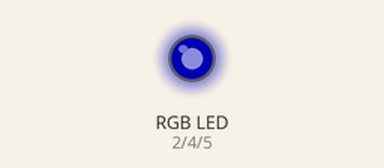
A sketch run on a simulated Arduino Uno, built with avr-gcc and run on an emulated ATmega328P. Parts: an RGB LED mixed from three pins (HIGH = lit). Dim RGB values are drawn brighter than linear.

Above: at 0.05 s.
At 1.25 s:
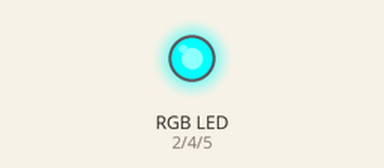
At 2.5 s:
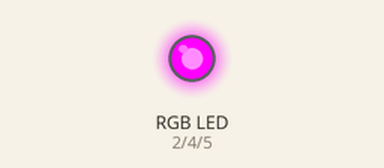
At 3.75 s:
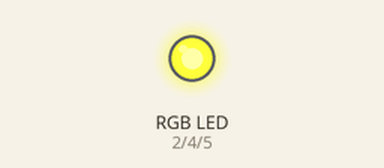
At 5.0 s:
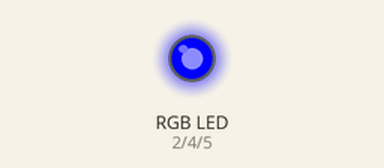
Timing chart, 0 to 6.5 s (numbered marks = the images above):
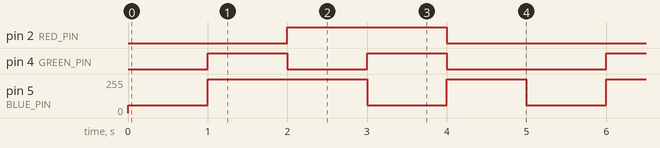

The sketch:

sketch_nov18a_LED.ino
```cpp
#define RED_PIN 2
#define GREEN_PIN 4
#define BLUE_PIN 5

void setup() {
  pinMode(RED_PIN, OUTPUT);
  pinMode(GREEN_PIN, OUTPUT);
  pinMode(BLUE_PIN, OUTPUT);
}

void loop() {
  analogWrite(RED_PIN, 60);
  analogWrite(GREEN_PIN, 60);
  analogWrite(BLUE_PIN, 60);
  delay(1000);

  analogWrite(RED_PIN, 60);
  analogWrite(GREEN_PIN, 255);
  analogWrite(BLUE_PIN, 255);
  delay(1000);

  analogWrite(RED_PIN, 255);
  analogWrite(GREEN_PIN, 60);
  analogWrite(BLUE_PIN, 255);
  delay(1000);

  analogWrite(RED_PIN, 255);
  analogWrite(GREEN_PIN, 255);
  analogWrite(BLUE_PIN, 60);
  delay(1000);

  analogWrite(RED_PIN, 60);
  analogWrite(GREEN_PIN, 60);
  analogWrite(BLUE_PIN, 255);
  delay(1000);
}
```

Measured:
- by itself, pin 2 (RED_PIN): alternates HIGH for 2.0 s and LOW for 3.0 s
- by itself, pin 4 (GREEN_PIN): repeats every 5.0 s: LOW 1.0 s, HIGH 1.0 s, LOW 2.0 s, HIGH 1.0 s
- by itself, pin 5 (BLUE_PIN): repeats every 5.0 s: 255/255 2.0 s, 60/255 1.0 s, 255/255 1.0 s, 60/255 1.0 s
